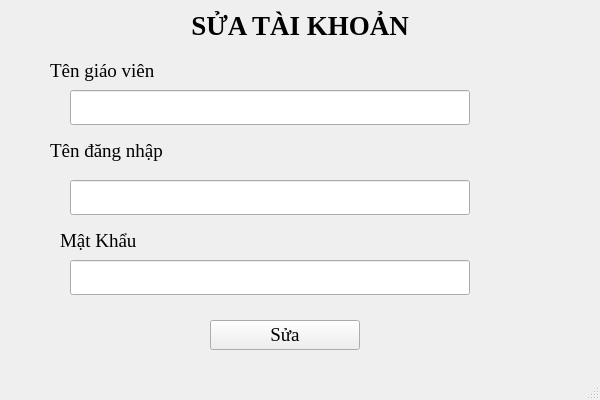
<?xml version="1.0" encoding="UTF-8"?>
<ui version="4.0">
 <class>MainWindow</class>
 <widget class="QMainWindow" name="MainWindow">
  <property name="geometry">
   <rect>
    <x>0</x>
    <y>0</y>
    <width>600</width>
    <height>400</height>
   </rect>
  </property>
  <property name="font">
   <font>
    <family>Times New Roman</family>
    <pointsize>14</pointsize>
    <weight>50</weight>
    <bold>false</bold>
   </font>
  </property>
  <property name="windowTitle">
   <string>ỨNG DỤNG ĐIỂM DANH BẰNG KHUÔN MẶT</string>
  </property>
  <widget class="QWidget" name="centralwidget">
   <widget class="QLabel" name="label">
    <property name="geometry">
     <rect>
      <x>0</x>
      <y>0</y>
      <width>600</width>
      <height>50</height>
     </rect>
    </property>
    <property name="font">
     <font>
      <pointsize>20</pointsize>
      <weight>75</weight>
      <bold>true</bold>
     </font>
    </property>
    <property name="text">
     <string>SỬA TÀI KHOẢN</string>
    </property>
    <property name="alignment">
     <set>Qt::AlignCenter</set>
    </property>
   </widget>
   <widget class="QLabel" name="lb_tengiaovien">
    <property name="geometry">
     <rect>
      <x>50</x>
      <y>60</y>
      <width>121</width>
      <height>21</height>
     </rect>
    </property>
    <property name="text">
     <string>Tên giáo viên</string>
    </property>
   </widget>
   <widget class="QLabel" name="lb_tendangnhap">
    <property name="geometry">
     <rect>
      <x>50</x>
      <y>140</y>
      <width>121</width>
      <height>21</height>
     </rect>
    </property>
    <property name="text">
     <string>Tên đăng nhập</string>
    </property>
   </widget>
   <widget class="QLabel" name="lb_matkhau">
    <property name="geometry">
     <rect>
      <x>60</x>
      <y>230</y>
      <width>121</width>
      <height>21</height>
     </rect>
    </property>
    <property name="text">
     <string>Mật Khẩu</string>
    </property>
   </widget>
   <widget class="QLineEdit" name="ip_fullname">
    <property name="geometry">
     <rect>
      <x>70</x>
      <y>90</y>
      <width>400</width>
      <height>35</height>
     </rect>
    </property>
   </widget>
   <widget class="QLineEdit" name="ip_username">
    <property name="geometry">
     <rect>
      <x>70</x>
      <y>180</y>
      <width>400</width>
      <height>35</height>
     </rect>
    </property>
   </widget>
   <widget class="QLineEdit" name="ip_password">
    <property name="geometry">
     <rect>
      <x>70</x>
      <y>260</y>
      <width>400</width>
      <height>35</height>
     </rect>
    </property>
   </widget>
   <widget class="QPushButton" name="btn_fix">
    <property name="geometry">
     <rect>
      <x>210</x>
      <y>320</y>
      <width>150</width>
      <height>30</height>
     </rect>
    </property>
    <property name="text">
     <string>Sửa</string>
    </property>
   </widget>
  </widget>
  <widget class="QMenuBar" name="menubar">
   <property name="geometry">
    <rect>
     <x>0</x>
     <y>0</y>
     <width>600</width>
     <height>27</height>
    </rect>
   </property>
  </widget>
  <widget class="QStatusBar" name="statusbar"/>
 </widget>
 <resources/>
 <connections/>
</ui>
